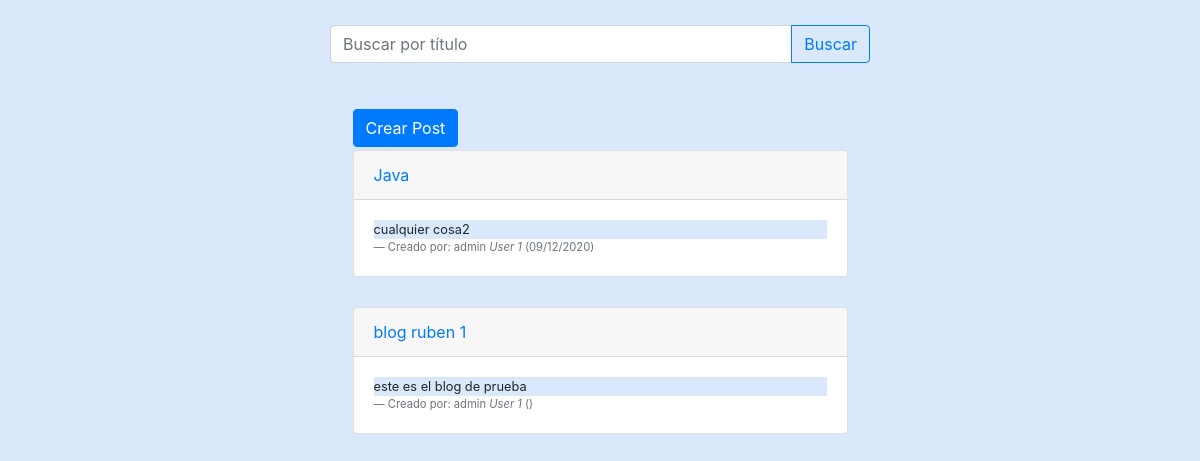
The app's page /vistaBlog (signed in), older data.
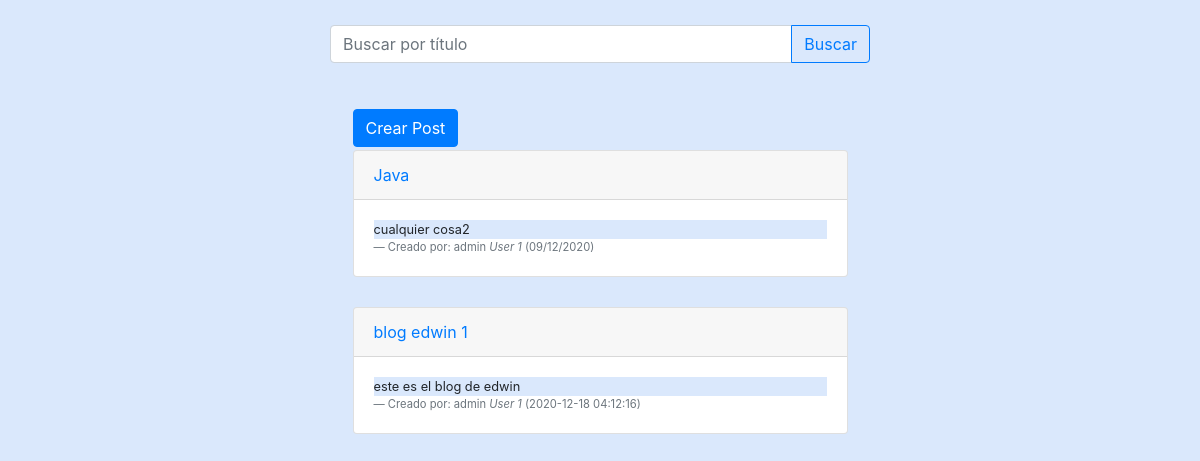
The same page, newer data.
### tables this page shows
CREATE TABLE tbl_002_b (id_b INTEGER PRIMARY KEY AUTOINCREMENT, id_u INTEGER REFERENCES tbl_001_u (id_u), tit VARCHAR (30), cuer_b TEXT, est_b VARCHAR (30), fecha_cb DATETIME, eli_b BOOLEAN DEFAULT (1));

### main.py (the view)
@app.route('/vistaBlog', methods=['GET', 'POST'])
def vistaBlog():
    user_id = session["usuario"]
    try:
        with sqlite3.connect('Blogs.db') as con:
            con.row_factory = sqlite3.Row
            cur = con.cursor()
            cur.execute("SELECT * from tbl_002_b where id_u = ? AND eli_b = 1 or est_b = 'publico' and eli_b = 1",[user_id])
            row = cur.fetchall()
            return render_template('vistaBlog.html',row = row, user_id = user_id)
    except:
        return "No se pudo listar"

### templates/vistaBlog.html (shortened to what this page needs)
{% extends "base.html" %}
{% block contenido %}
    <div class="container">
        <div class="row">
            <div class="col-6 offset-3">
                <form action="{{ url_for('buscarVistaBlog') }}" method="POST">
                    <div class="input-group mb-3" style="margin-top:25px">
                        <input type="text" id="txtBuscar" name="txtBuscar" class="form-control" placeholder="Buscar por título" aria-label="Recipient's username" aria-describedby="button-addon2">
                        <div class="input-group-append">
                            <button class="btn btn-outline-primary" type="submit" id="button-addon2">Buscar</button>
                        </div>
                    </div>
                </form>
            </div>
        </div>
        <div class="row" style="margin: 30px;margin-bottom: -27px;">
            <div class="col-6 offset-3">
                <a href="{{ url_for('crearBlog2') }}" type="button" class="btn btn-primary">Crear Post</a>
            </div>
        </div>
        {%for r in row%}
            <div class="row margin-card" >
                <div class="col-6 offset-3">
                    <div class="card">
                        <div class="card-header">
                        <a href="{{ url_for('crearBlog',post_id=r['id_b']) }}"> {{r["tit"]}} </a>
                        </div>
                        <div class="card-body">
                        <blockquote class="blockquote mb-0">
                            <p class="font-card">{{r["cuer_b"]}}</p>
                            <footer class="blockquote-footer footer-card">Creado por: {{user_id}}  <cite title="Source Title">User 1</cite> ({{r["fecha_cb"]}})</footer>
                        </blockquote>
                        </div>
                    </div>
                </div>
            </div>
        {%endfor%}
    </div>
{% endblock %}

### templates/base.html (shortened to what this page needs)
<!DOCTYPE html>
<html lang="en">
<head>
    <link rel="stylesheet" href="https://cdn.jsdelivr.net/npm/bootstrap@4.5.3/dist/css/bootstrap.min.css">
    <link rel="stylesheet"  href="{{ url_for('static', filename='styles.css') }}">
    <link href="https://unpkg.com/ionicons@4.5.10-0/dist/css/ionicons.min.css" rel="stylesheet">
</head>
<body>
    {% block contenido %}
    {% endblock %}
</body>
</html>

### static/styles.css (style rules this page uses)
body,html { margin: 0; padding: 0; width: 100%; height: 100%; position: relative; background-color: #dae8fc; }
.margin-card { margin: 30px; }
.footer-card { font-size: 0.7rem; }
.font-card { font-size: 0.8rem; margin: 0; padding: 0; width: 100%; height: 100%; position: relative; background-color: #dae8fc; }

Row changes from the older to the newer data that the page shows:
no longer on this page (row edited): tbl_002_b: tit "blog ruben 1", cuer_b "este es el blog de prueba", user_id "admin"
added tbl_002_b: tit "blog edwin 1", cuer_b "este es el blog de edwin", user_id "admin", fecha_cb "2020-12-18 04:12:16"
